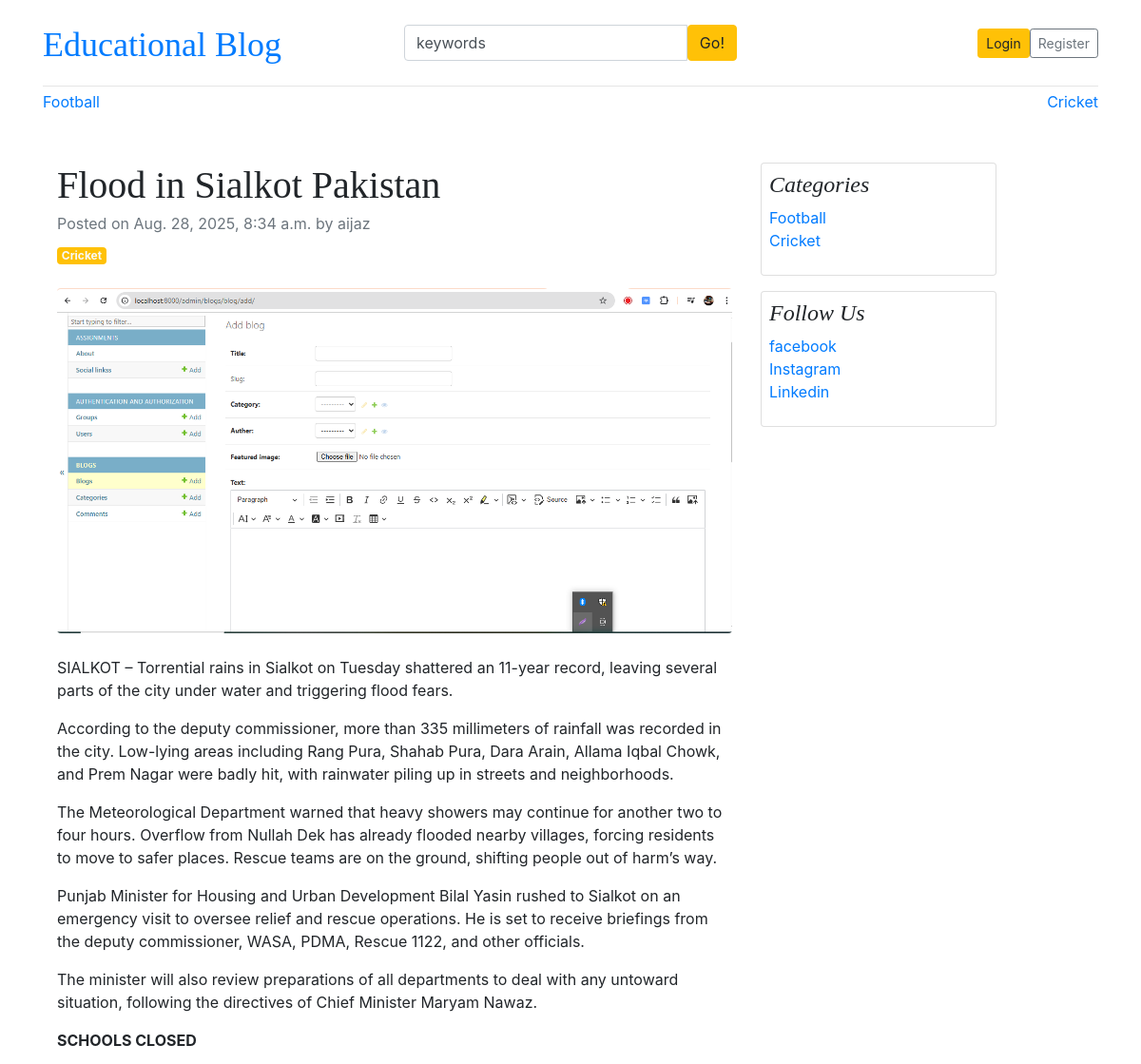
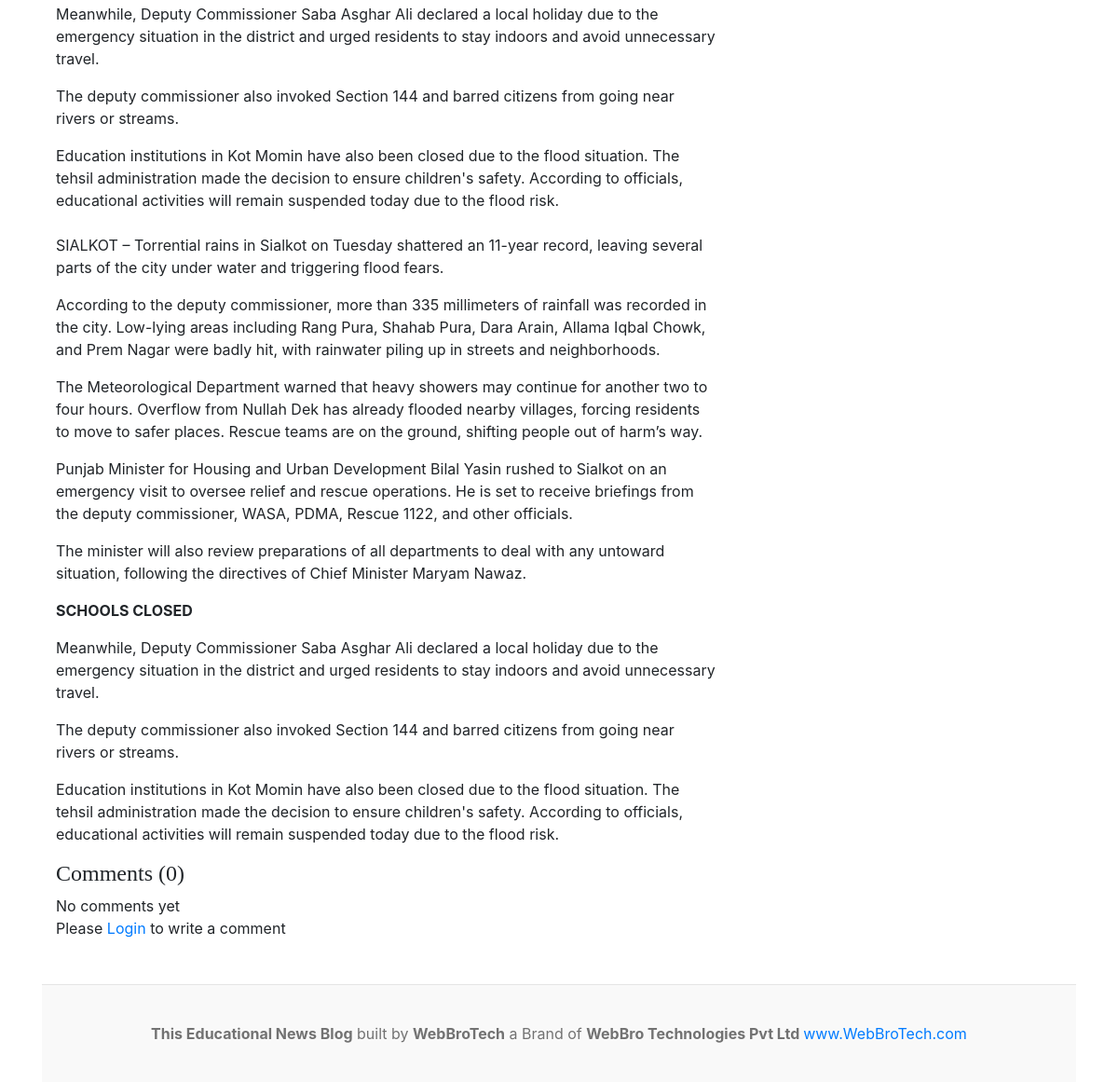
Screenshot of /blogs/flood-in-sialkot-pakistan/ with the database file from the repository (2 pictures, top to bottom).
### blogs/models.py (models this page shows, shortened)
class Category(models.Model):
    category_name = models.CharField(max_length=50, unique=True)
    created_at = models.DateTimeField(auto_now_add=True)
    updated_at = models.DateTimeField(auto_now=True)
    class Meta:
        verbose_name_plural = 'Categories'
    def __str__(self):
        return self.category_name

class Blog(models.Model):
    title = models.CharField(max_length=100)
    slug = models.SlugField(max_length=150, blank=True, unique=True)
    category = models.ForeignKey(Category, on_delete=models.CASCADE)
    auther = models.ForeignKey(User, on_delete=models.CASCADE , null=True)
    featured_image = models.ImageField(upload_to='uploads/%y/%m/%d')
    short_description = HTMLField()
    blog_body = HTMLField()
    status = models.CharField(max_length=20, choices = STATUS_CHOICES, default = "Draft")
    is_featured = models.BooleanField(default=False)
    created_at = models.DateTimeField(auto_now_add=True)
    updated_at = models. DateTimeField(auto_now=True)

### assignments/models.py (models this page shows, shortened)
class SocialLinks(models.Model):
    platform = models.CharField(max_length=25)
    link = models.URLField(max_length=100)
    created_at = models.DateTimeField(auto_now_add=True)
    updated_at = models. DateTimeField(auto_now=True)

### blogs/views.py (the view, shortened to what this page needs)
# urls.py: path('blogs/<slug:slug>/', BlogView.blogs, name='blogs'),
def blogs(request, slug):
    single_blog = get_object_or_404(Blog, slug=slug, status= 'Published')
    comments = Comment.objects.filter(blog=single_blog)
    comment_count = comments.count()
    context = {
        'single_blog': single_blog,
        'comments': comments,
        'comment_count': comment_count,
    }
    return render (request, 'blogs.html', context)

### blogs/context_processors.py (called while the page is built)
def get_categories(request):
    categories = Category.objects.all()
    return dict(categories=categories)

def get_social_links(request):
    social_links = SocialLinks.objects.all()
    return dict(social_links=social_links)

### templates/blogs.html
{% extends 'base.html' %}
{% block content %}
<div class="container mt-5">
    <div class="row">
        <div class="col-lg-8">
            <article>
                <header class="mb-4">
                    <h1 class="fw-bolder mb-1">{{single_blog.title}}</h1>
                    <div class="text-muted fst-italic mb-2">Posted on {{single_blog.created_at}} by {{single_blog.auther}}</div>
                    <a class="badge bg-warning text-decoration-none text-light" href="#!">{{single_blog.category}}</a>
                </header>
                <figure class="mb-4"><img class="img-fluid rounded" src="{{single_blog.featured_image.url}}" alt="..." /></figure>
                <section class="mb-5">
                    <p class="fs-5 mb-4">{{single_blog.short_description|safe}}</p>
                    <p class="fs-5 mb-4">{{single_blog.blog_body|safe}}</p>
                    <h4> Comments ({{ comment_count }}) </h4>
                    {% if comments %}
                        {% for comment in comments %}
                            <div class="card mt-1">
                                <div class="card-body">
                                    <p class="card-text mb-0">{{comment}}</p>
                                    <span>
                                        <small> {{comment.user}}</small>
                                        <small>| {{comment.created_at | timesince}} ago</small>
                                    </span>
                                </div>
                            </div>
                        {% endfor %}
                    {% else %}
                    No comments yet
                    {% endif %}
                    <br>
                    <div class="form-group">
                        {% if user.is_authenticated %}
                        <form action="" method="POST">
                            {% csrf_token %}
                            <div class="form-group">
                                <textarea name="comment"  class="form-control" placeholder="Write your comment here"></textarea>
                                <input type="submit" value="submit" class="btn btn-primary mt-2">
                            </div>
                        </form>
                        {% else %}
                        <p>Please <span><a href="{% url 'login' %}">Login</a></span> to write a comment</p>
                    </div>
                    {% endif %}
                </section>
            </article>
        </div>
        <div class="col-md-3">
            <div class="card mb-3 p-2">
                <h4 class="font-italic">Categories</h4>
                <ol class="list-unstyled">
                    {% for cat in categories %}
                    <li><a href="{% url 'posts_by_category' cat.id %}">{{cat.category_name}}</a></li>
                    {% endfor %}
                </ol>
            </div>
            {% if social_links %}
            <div class="card mb-3 p-2">
                <h4 class="font-italic">Follow Us</h4>
                <ol class="list-unstyled">
                    {% for i in social_links %}
                    <li><a href="{{i.link}}" target="_blank">{{i.platform}}</a></li>
                    {% endfor %}
                </ol>
            </div>
            {% endif %}
        </div>
    </div>
</div>
{% endblock %}

### templates/base.html (shortened to what this page needs)
{% load static %}
<!DOCTYPE html>
<html lang="en">
<head>
    <link href="https://getbootstrap.com/docs/4.0/dist/css/bootstrap.min.css" rel="stylesheet">
    <link href="{% static 'css/blog.css' %}" rel="stylesheet">
    <link rel="stylesheet" href="https://cdnjs.cloudflare.com/ajax/libs/font-awesome/4.7.0/css/font-awesome.min.css">
  </head>
<body>
    <div class="container">
      <header class="blog-header py-3">
        <div class="row flex-nowrap justify-content-between align-items-center">
          <div class="col-4 pt-1">
            <a class="blog-header-logo text-Blue font-size-h2" href="/">Educational Blog</a>
          </div>
          <div class="col-4">
            <form action=" {% url 'search'%}" method="GET">
              <div class="input-group">
                <input class="form-control" type="text" value="keywords" name="keyword" placeholder="Enter search term..." aria-label="Enter search term..." aria-describedby="button-search" />
                <button type = "submit" class="btn btn-warning" id="button-search" type="button">Go!</button>
            </div>
            </form>
          </div>
          <div class="col-4 d-flex justify-content-end align-items-center">
            {% if not user.is_authenticated %}
            <a class="btn btn-sm btn-warning" href="{% url 'login' %}">Login</a>
            <a class="btn btn-sm btn-outline-secondary" href="{% url 'register' %}">Register</a>
            {% else %}
            <span><a href="{% url 'dashboard' %}">Dashboard</a> </span>
            &nbsp; &nbsp;
            <span><a href="{% url 'logout' %}">Logout</a></span>
            {% endif %}
          </div>
        </div>
      </header>
      <div class="nav-scroller py-1 mb-2">
        <nav class="nav d-flex justify-content-between">
          {% for cat in categories %}
          <a class= text-font-weight-bold class="p-2 text-muted" href="{% url 'posts_by_category' cat.id %}">{{cat.category_name}}</a>
          {% endfor %}
        </nav>
      </div>
{% block content %}
{% endblock %}
<footer class="blog-footer">
    <p class="text-center"><b>This Educational News Blog</b> built by <b>WebBroTech</b> a Brand of <b>WebBro Technologies Pvt Ltd </b><a href="https://www.youtube.com/@WebBroTech">www.WebBroTech.com</a></p>
  </footer>
  </body>
  </html>

### static/css/blog.css (style rules this page uses)
.blog-header { border-bottom: 1px solid #e5e5e5; }
.blog-header-logo { font-family: "Playfair Display", Georgia, "Times New Roman", serif; font-size: 2.25rem; }
h1, h2, h3, h4, h5, h6 { font-family: "Playfair Display", Georgia, "Times New Roman", serif; }
.blog-footer { padding: 2.5rem 0; color: #727272; text-align: center; background-color: #f9f9f9; border-top: .05rem solid #e5e5e5; }
.blog-footer p:last-child { margin-bottom: 0; }

### rows the page displays
Category: category_name "Football"
Category: category_name "Cricket"
Blog: title "Flood in Sialkot Pakistan", created_at "Aug. 28, 2025, 8:34 a.m.", auther "aijaz", category "Cricket", featured_image (picture), short_description "SIALKOT – Torrential rains in Sialkot on Tuesday shattered an 11-year record, leaving several parts of the city under water and triggering flood fears. According to the deputy commissioner, more than 335 millimeters of rainfall was recorded in the city. Low-lying areas including Rang Pura, Shahab Pura, Dara Arain, Allama Iqbal Chowk, and Prem Nagar were badly hit, with rainwater piling up in streets and neighborhoods. The Meteorological Department warned that heavy showers may continue for another two to four hours. Overflow from Nullah Dek has already flooded nearby villages, forcing residents to move to safer places. Rescue teams are on the ground, shifting people out of harm’s way.…", blog_body "SIALKOT – Torrential rains in Sialkot on Tuesday shattered an 11-year record, leaving several parts of the city under water and triggering flood fears. According to the deputy commissioner, more than 335 millimeters of rainfall was recorded in the city. Low-lying areas including Rang Pura, Shahab Pura, Dara Arain, Allama Iqbal Chowk, and Prem Nagar were badly hit, with rainwater piling up in streets and neighborhoods. The Meteorological Department warned that heavy showers may continue for another two to four hours. Overflow from Nullah Dek has already flooded nearby villages, forcing residents to move to safer places. Rescue teams are on the ground, shifting people out of harm’s way.…"
SocialLinks: platform "facebook"
SocialLinks: platform "Instagram"
SocialLinks: platform "Linkedin"

### other values shown
{{ comment_count }} "0"
